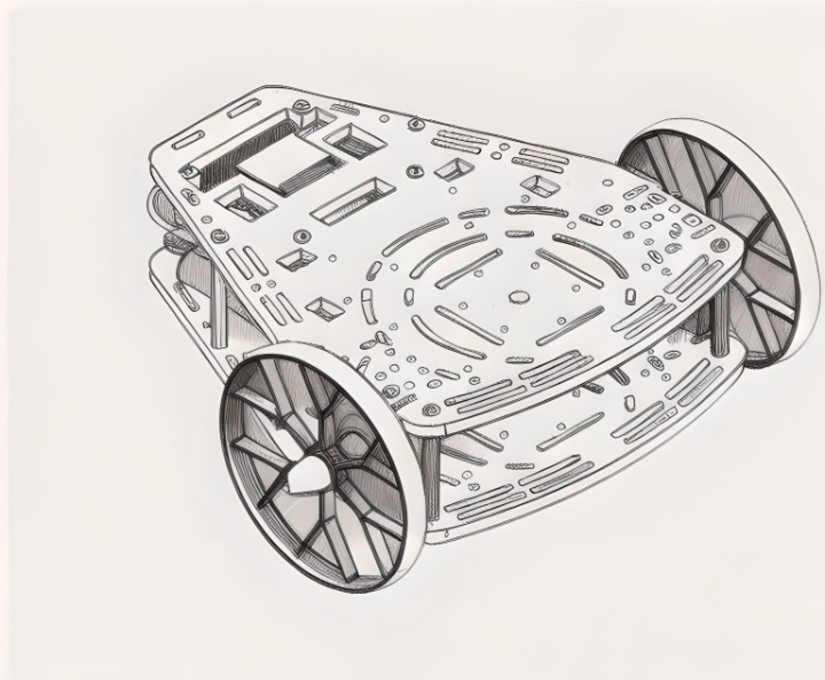
#> input picture images/Puzzlebot_hand.png, 2475 x 2039 px, found by its file name (shown at 1/3 size)
$ python opencv_filters.py
#> lines starting #> are read from the running program, lines starting #| are printed output that depends on the picture
import numpy as np
import cv2 as cv

# ============================================================
# Helper: show images in resizable windows
# ============================================================
def show(name, img, w=640, h=480):
    cv.namedWindow(name, cv.WINDOW_NORMAL)
    cv.resizeWindow(name, w, h)
    cv.imshow(name, img)

# ============================================================
# 1) Load image
# ============================================================
img = cv.imread('images/Puzzlebot_hand.png')
#> img is the input picture: shape (2039, 2475, 3); mean B, G, R 214.2, 218, 221.2
assert img is not None, "Image not found!"

show("Original Image", img)

# ============================================================
# 2) CREATE NOISY IMAGES (inputs for filters)
# ============================================================
# ---------- Salt & Pepper Noise ----------
def add_salt_pepper_noise(image, prob=0.02):
#> called with prob = 0.02
    noisy = image.copy()
    h, w, c = image.shape
#> h = 2039; w = 2475; c = 3
    num_pixels = int(prob * h * w)
#> num_pixels = 100930

    # Salt (white pixels)
    ys = np.random.randint(0, h, num_pixels // 2)
    xs = np.random.randint(0, w, num_pixels // 2)
    noisy[ys, xs] = [255, 255, 255]
    # Pepper (black pixels)
    ys = np.random.randint(0, h, num_pixels // 2)
    xs = np.random.randint(0, w, num_pixels // 2)
    noisy[ys, xs] = [0, 0, 0]

    return noisy

# ---------- Gaussian Noise ----------
def add_gaussian_noise(image, mean=0, std=25):
#> called with mean = 0, std = 25
    noise = np.random.normal(mean, std, image.shape).astype(np.float32)
    noisy = image.astype(np.float32) + noise
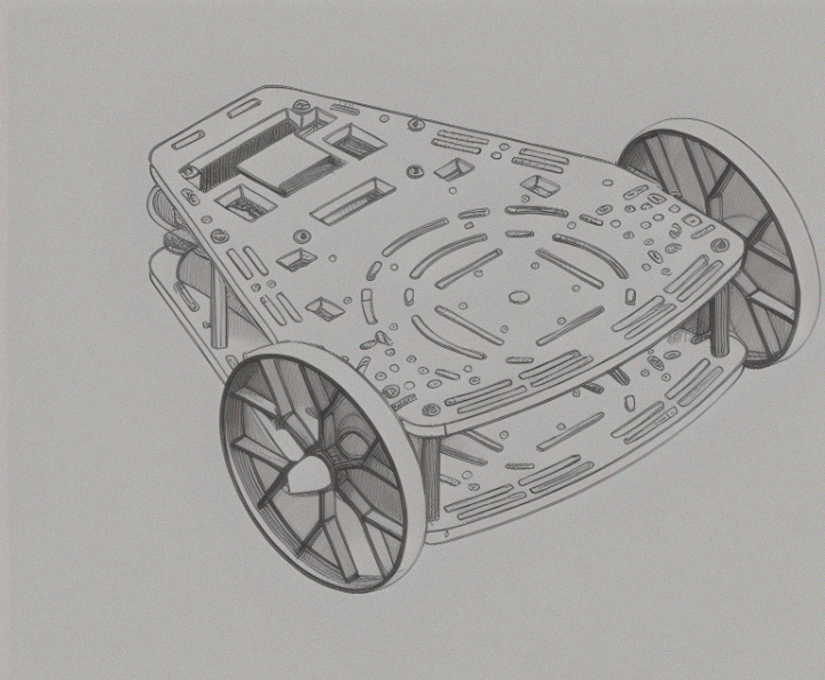
#> noisy: shape (2039, 2475, 3) float32 (shown at 1/3 size); mean B, G, R 214.6, 218.7, 222; drawn with min black and max white
    return np.clip(noisy, 0, 255).astype(np.uint8)

# ============================================================
# 3) APPLY FILTERS
# ============================================================
noisy_sp = add_salt_pepper_noise(img, prob=0.02)
show("Salt & Pepper Noise", noisy_sp)

noisy_gaussian = add_gaussian_noise(img)
show("Gaussian Noise", noisy_gaussian)

# ---------- Sharpening Filter ----------
sharpen_kernel = np.array([
    [-1, -1, -1],
    [-1,  9, -1],
    [-1, -1, -1]
])

sharpened = cv.filter2D(img, -1, sharpen_kernel)
show("Sharpened Image", sharpened)


# ---------- Median Filter (for Salt & Pepper) ----------
median_denoised = cv.medianBlur(noisy_sp, 5)
show("Median Filter (Salt & Pepper Removed)", median_denoised)


# ---------- Gaussian Blur (for Gaussian Noise) ----------
gaussian_blur = cv.GaussianBlur(noisy_gaussian, (5, 5), 0)
show("Gaussian Blur (Gaussian Noise)", gaussian_blur)


# ---------- Averaging Filter (Mean Filter) ----------
average_blur = cv.blur(noisy_gaussian, (11, 11))
show("Average Blur (Gaussian Noise)", average_blur)

# ============================================================
# 4) Wait and clean up
# ============================================================
cv.waitKey(0)
cv.destroyAllWindows()

$ run again, with images/shapes.png copied over images/Puzzlebot_hand.png
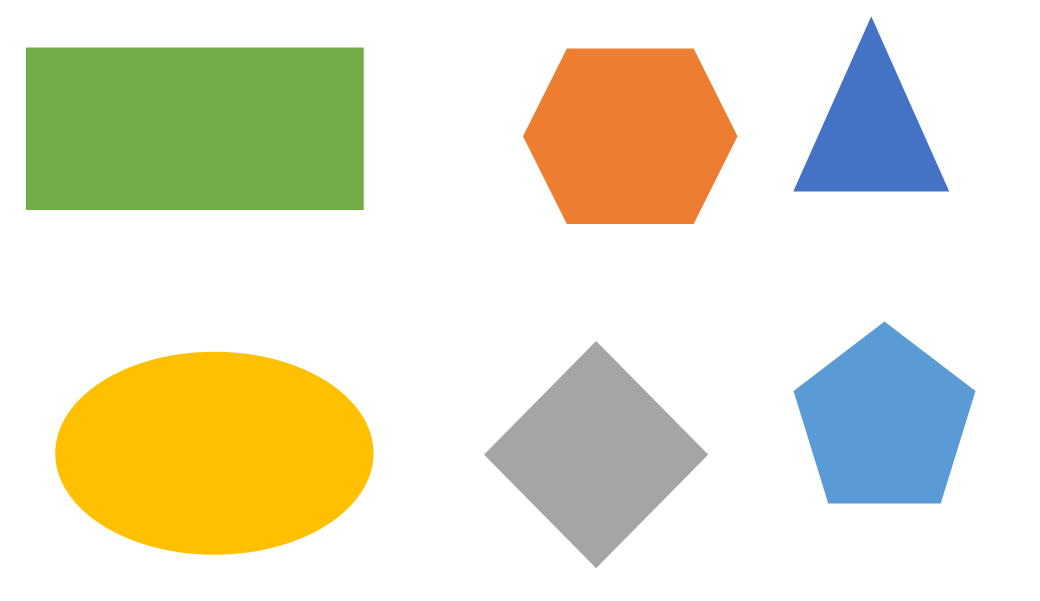
#> input picture images/shapes.png, 4158 x 2403 px, found by its file name (shown at 1/4 size)
#> img is the input picture: shape (2403, 4158, 3); mean B, G, R 201.7, 226, 227.8
#> in add_gaussian_noise, `noisy = image.astype(np.float32) + noise`:
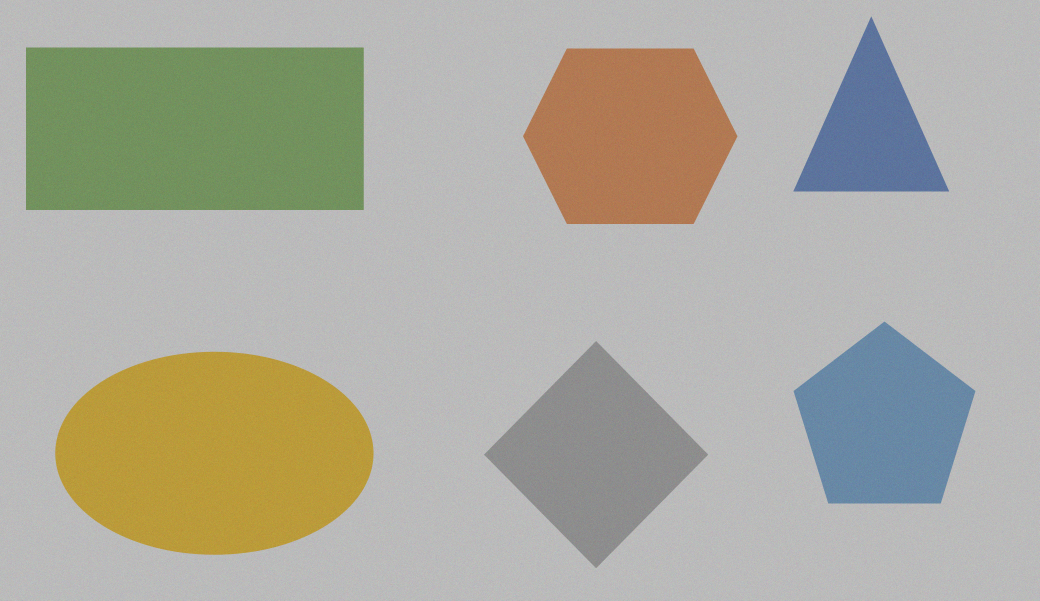
#> noisy: shape (2403, 4158, 3) float32 (shown at 1/4 size); mean B, G, R 201.9, 225, 228.2; drawn with min black and max white
